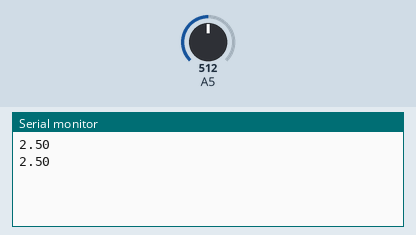
Simulated run of this sketch. Board: Arduino Uno, built with avr-gcc and run on an emulated ATmega328P. Shown: the last lines printed to the serial monitor. The inputs (shaded band) are chosen by the test bench; at power-on: A5 = 512.

Above: at 1.8 s.
1.9 s: A5 set to 716
At 2.8 s:
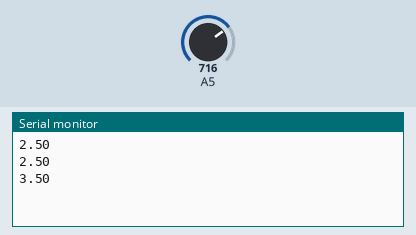
3.4 s: A5 set to 900
At 4.8 s:
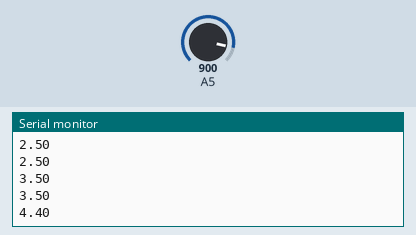
Timing chart, 0 to 6.4 s (numbered marks = the images above; inputs shaded):
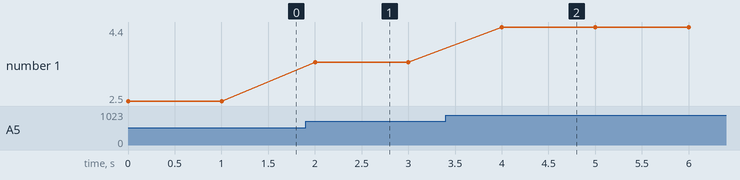

The sketch:

AnalogRead.ino
```cpp
void setup() {
   // 初始化串行通信速率为9600bit/s：
   Serial.begin(9600);
}

void loop() {
   // 读取模拟引脚A0的输入数据
   int sensorValue = analogRead(A5);
   // 将模拟信号转换成电压
   float voltage = sensorValue * (5.0 / 1023.0);
   // 打印到串口监视器
   Serial.println(voltage);
   delay(1000);
}
```

Measured:
- after the input at 1.9 s, the serial monitor: prints a new line after 0.10 s (image 1)
- after the input at 3.4 s, the serial monitor: prints a new line after 0.60 s (image 2)
- plotted number 1: 2.5 → 3.5 after the input at 1.9 s, 3.5 → 4.4 after the input at 3.4 s
